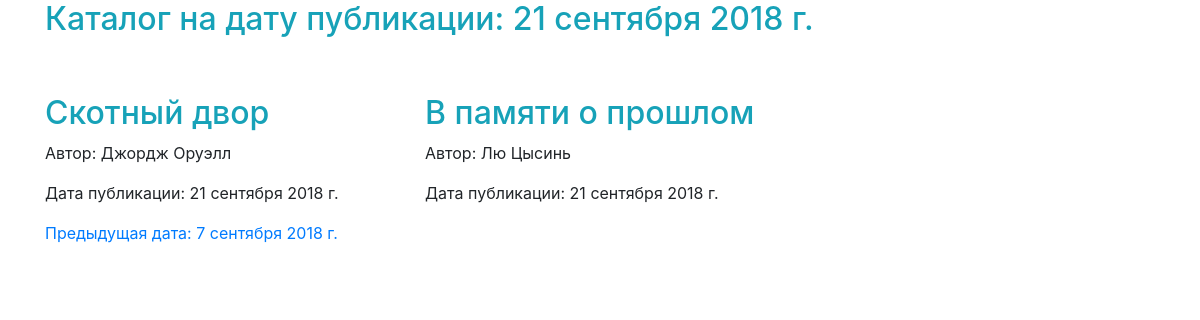
/books/2018-9-21, run on the app's committed database.
### books/models.py (models this page shows, shortened)
class Book(models.Model):
    name_book = models.CharField(max_length=50)
    author = models.ForeignKey(Author, on_delete=models.CASCADE)
    date_publication = models.DateField()

class Author(models.Model):
    author = models.CharField(max_length=25)
    def __str__(self):
        return self.author

### books/views.py (the view)
# urls.py: path('<int:year>-<int:month>-<int:day>', views.BookFilterView, name='books_filter'),
def BookFilterView(request, year, month, day):
    date_from_model = date(year, month, day)
    date_list = []
    for i in Book.objects.all():
        date_list.append(i.date_publication)
    date_set = set(date_list)
    date_list = list(date_set)
    date_list.sort()
    current_index = date_list.index(date_from_model)
    if current_index < len(date_list) - 1:
        next_index = current_index + 1
        next_date = date_list.pop(next_index)
    else:
        next_date = 1
    if current_index > 0:
        previous_index = current_index - 1
        previous_date = date_list.pop(previous_index)
    else:
        previous_date = 1
    books_filter = Book.objects.filter(date_publication=date_from_model)
    values = {
        'title': f'Каталог книг на дату: {date_from_model}',
        'books': books_filter,
        'next_date': next_date,
        'previous_date': previous_date,
        'current_date': date_from_model,
    }
    return render(request, 'books/books_filter.html', values)

### books/templates/books/books_filter.html
{% extends 'phones/base.html' %}
{% block base %}
<div class="container">
    <div class="row mb-5">
        <div class="col">
            <h2 class="text-info">Каталог на дату публикации: {{current_date}}</h2>
        </div>
    </div>
    <div class="row">
        {% for book in books %}
        <div class="col-4">
            <h2 class="text-info">{{book.name_book}}</h2>
            <p>Автор: {{book.author}}</p>
            <p>Дата публикации: {{book.date_publication}}</p>
        </div>
        {% endfor%}
    </div>
    <div class="row">
        <div class="col-4">
            {% if previous_date != 1  %}<p><a href="{{previous_date.year}}-{{previous_date.month}}-{{previous_date.day}}">Предыдущая дата: {{previous_date}}</a></p>{% endif %}
        </div>
        <div class="col-4">
        </div>
        <div class="col-4">{% if next_date != 1  %}<a href="{{next_date.year}}-{{next_date.month}}-{{next_date.day}}">Следующая дата: {{next_date}}</a></div>{% endif %}
    </div>
</div>
{% endblock base %}

### data on the page
Book: name_book "Скотный двор", author "Джордж Оруэлл", date_publication "21 сентября 2018 г."
Book: name_book "В памяти о прошлом", author "Лю Цысинь", date_publication "21 сентября 2018 г."
Book: date_publication "7 сентября 2018 г."

### other printed values
{{ current_date }} "21 сентября 2018 г."
